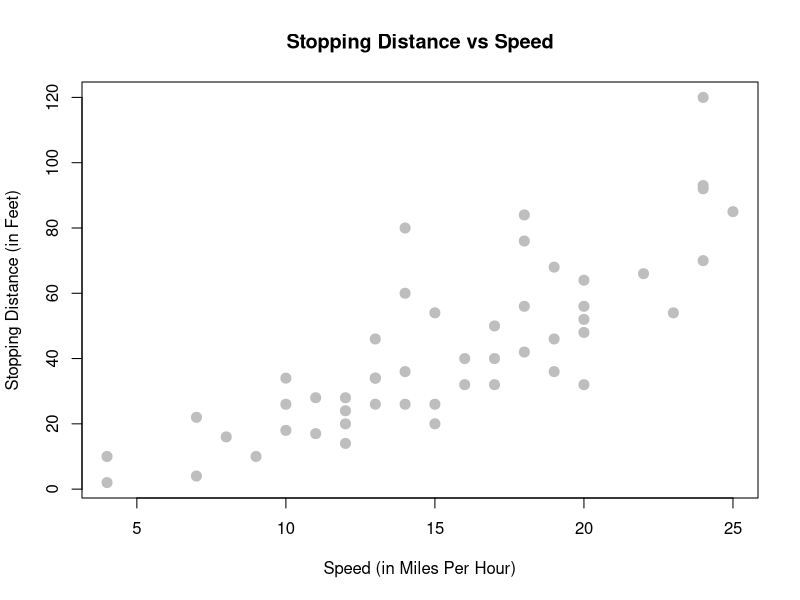
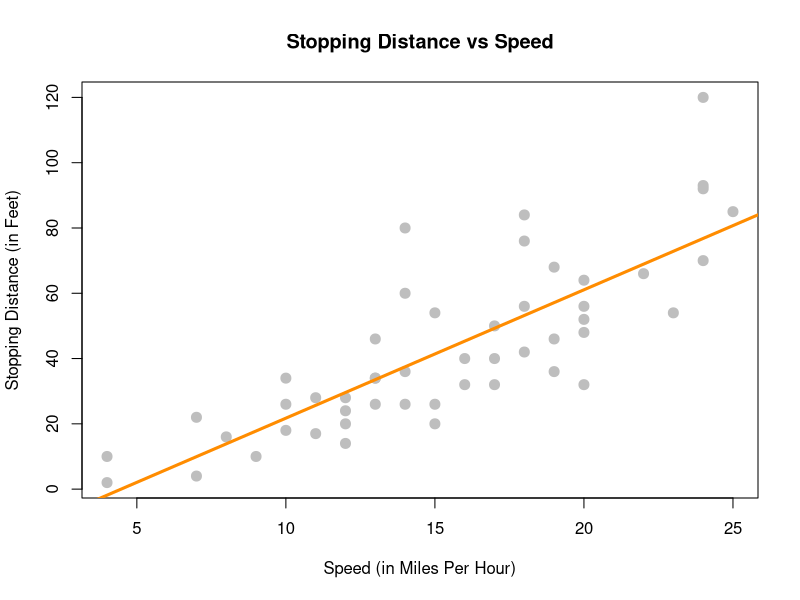

Write R code to recreate these figures, in order.
plot(
  dist ~ speed,
  data = cars,
  xlab = "Speed (in Miles Per Hour)",
  ylab = "Stopping Distance (in Feet)",
  main = "Stopping Distance vs Speed",
  pch = 20,
  cex = 2,
  col = "grey"
)

x = cars$speed
y = cars$dist

Sxy = sum((x - mean(x)) * (y - mean(y)))
Sxx = sum((x - mean(x)) ^ 2)
Syy = sum((y - mean(y)) ^ 2)

beta_1_hat = Sxy / Sxx
beta_0_hat = mean(y) - beta_1_hat * mean(x)

## interpolation
beta_0_hat + beta_1_hat * 21.5

## residual
cars[which(cars$speed == 8),]$dist - (beta_0_hat + beta_1_hat * 8)

## residual variance
y_hat = beta_0_hat + beta_1_hat * x
e = y - y_hat
n = length(e)
s2_e = sum(e ^ 2) / (n - 2)
s2_e

## standard error
s_e = sqrt(s2_e)
s_e

SST = sum((y - mean(y)) ^ 2)
SSReg = sum((y_hat - mean(y)) ^ 2)
SSE = sum((y - y_hat) ^ 2)
c(SST, SSReg, SSE)
s2_e == SSE / (n - 2)

## coefficient of determination(r2)
R2 = SSReg / SST
R2

stop_dist_model = lm(dist ~ speed, data = cars)
stop_dist_model
plot(
  dist ~ speed,
  data = cars,
  xlab = "Speed (in Miles Per Hour)",
  ylab = "Stopping Distance (in Feet)",
  main = "Stopping Distance vs Speed",
  pch  = 20,
  cex  = 2,
  col  = "grey"
)
abline(stop_dist_model, lwd = 3, col = "darkorange")
summary(stop_dist_model)
summary(stop_dist_model)$sigma
predict(stop_dist_model, newdata = data.frame(speed = c(8, 21, 50)))
